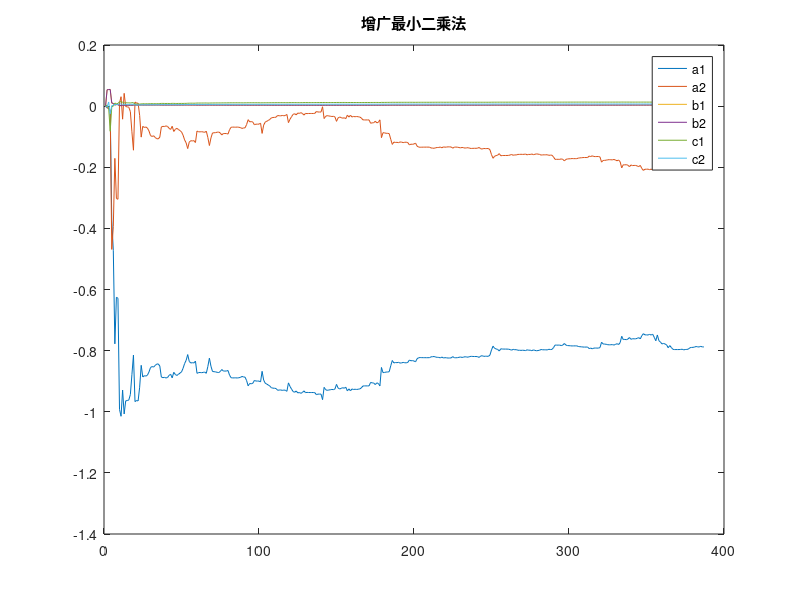

MATLAB code for this plot:
%增广最小二乘递推算法JL21010001 张笑一
clear;clc;close all
%% 导入数据
load train.mat
datalength=data(1,1);%数据总长
u=data(2:datalength,2);%输入数据
v=randn(1,datalength);%构造随机扰动
delay=20;%时延
length=datalength-delay;%减去时延后总长
y=data(2+delay:datalength,3);

%% 递推求解
P=10^6*eye(6); %选取P的初始值为100-10^6之间，一般选10^6
Theta=zeros(6,length-2);     %参数的估计值，存放中间过程估值
% K=[10;10;10;10;10;10];     %初始化K矩阵
for i=3:length-1
    h=[-y(i-1);-y(i-2);u(i-1);u(i-2);v(i-1);v(i-2)];%将二阶系统每一次的输入、输出、扰动导入进行迭代
    K=P*h*inv(h'*P*h+1);    %更新K值
    P=(eye(6)-K*h')*P;      %更新P值
    Theta(:,i-1)=Theta(:,i-2)+K*(y(i)-h'*Theta(: ,i-2));%计算参数向量[a1,a2,b1,b2,c1,c2]，全部放在Theta矩阵中
    v(i)=y(i)-h'*Theta(:,i-1);  %更新扰动
end

%% 计算误差和绘制参数辨识结果
L=length-2;%真值数据长度
y1=y(2:length-1);%真实值
y2=zeros(L,1);%估计值
a=size(y2);
for i=1:2 %1-2
 y2=y2-Theta(i,a(1))*y(3-i:length-i);%先计算输出的前两阶
end 
for i=1:2 
 y2=y2+Theta(i+2,a(1))*u(3-i:length-i);%计算输入的前两阶
end
error=y1-y2;%残差向量
J=error'*error;
J2=J/L;%残差方差
fprintf("增广最小二乘法\n");
fprintf("误差：J=%.10f\n",J);
fprintf("方差：J2=%.10f\n",J2);

%绘制辨识参数曲线
sizeiden=size(Theta);
i=1:sizeiden(2);
figure (1)

plot(i, Theta(1, :), i,Theta(2,:) , i,Theta(3,:), i, Theta(4,:), i, Theta(5,:), i,Theta(6,:))
title('增广最小二乘法')
legend('a1','a2','b1','b2','c1','c2');



